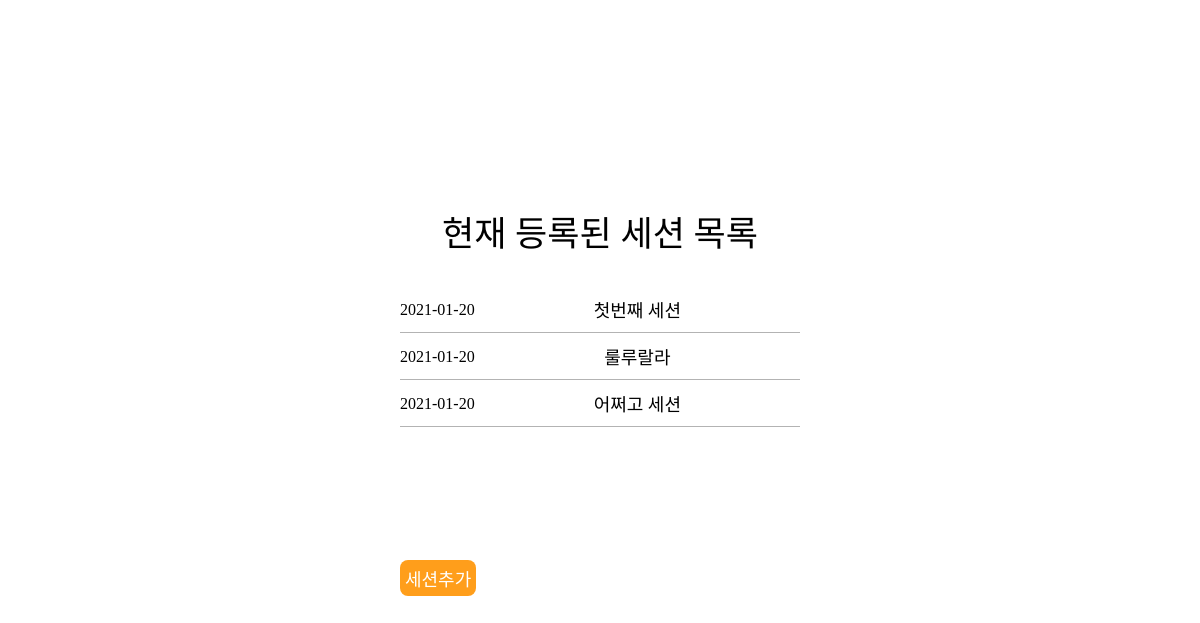
Page /session_list (signed in) on the earlier database version.
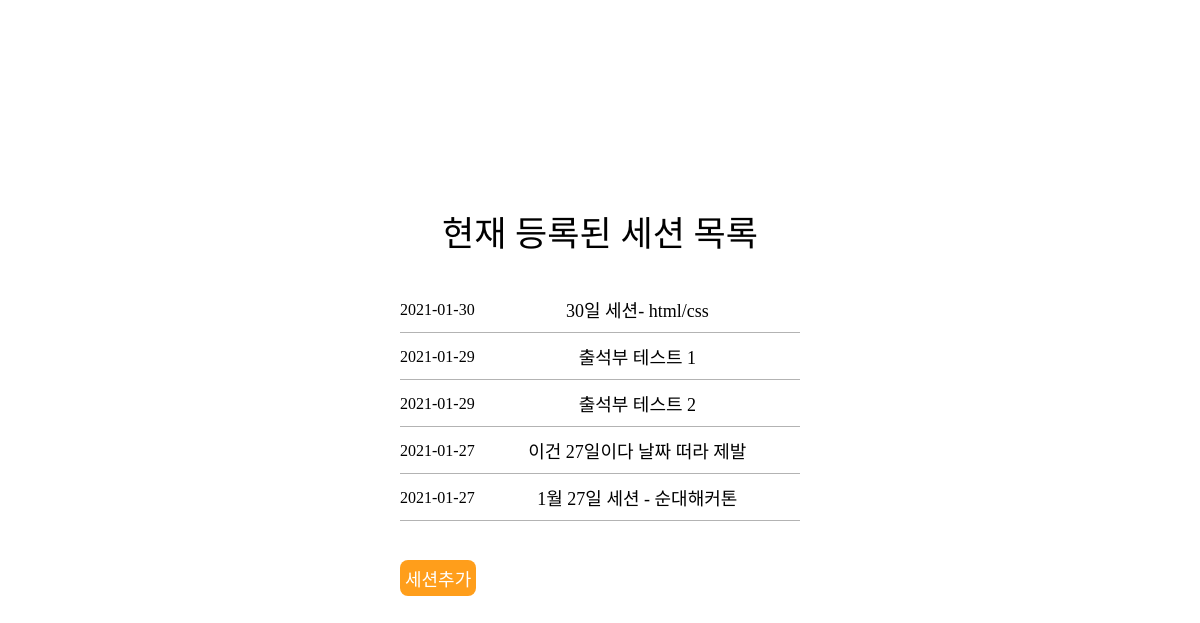
Same page on the later database version.
### session/models.py (models this page shows, shortened)
class Session_form (models.Model) :
    session_date = models.DateField(null=True, blank=True, auto_now_add=False)
    title = models.CharField(null=True, max_length=20)

### session/views.py (the view)
# urls.py: path('session_list', session.views.sessionlist, name='sessionlist')
@login_required(login_url='login')
def sessionlist (request) :
    Sessions = Session_form.objects.order_by('-session_date')
    return render(request, 'sessionList.html', {'sessions': Sessions } )

### session/templates/sessionList.html (shortened to what this page needs)
{%load static%}
<!DOCTYPE html>
<html lang="en">
<head>
    <link rel="stylesheet" href="{% static 'css/reset.css'%}">
    <link rel="stylesheet" href="{% static 'css/sessionList.css' %}">
</head>
<body>
    <div class="sessionlist-div">
        <p  class="session-title">현재 등록된 세션 목록</p>
        <div class="session-list">
            {% for session in sessions.all %}
            <p>
                <span class="session-date">{{session.session_date|date:'Y-m-d'}}</span>
                <span onclick="javascript:
                function a() {
                    window.close();
                    opener.location.reload();
                };
                return a();"
                class="session-name">{{session.title}}</span><br>
            </p>
            {% endfor %}
        </div>
        <button onclick="javascript:void(window.open('{% url 'createsession' %}','new','width=700 height=500 top=150 left=400'))">
            세션추가</button>
    </div>
</body>
</html>

Differences in the rows shown:
removed Session_form: session_date "2021-01-20", title "첫번째 세션"
removed Session_form: session_date "2021-01-20", title "룰루랄라"
removed Session_form: session_date "2021-01-20", title "어쩌고 세션"
added Session_form: session_date "2021-01-30", title "30일 세션- html/css"
added Session_form: session_date "2021-01-29", title "출석부 테스트 1"
added Session_form: session_date "2021-01-29", title "출석부 테스트 2"
added Session_form: session_date "2021-01-27", title "이건 27일이다 날짜 떠라 제발"
added Session_form: session_date "2021-01-27", title "1월 27일 세션 - 순대해커톤"
